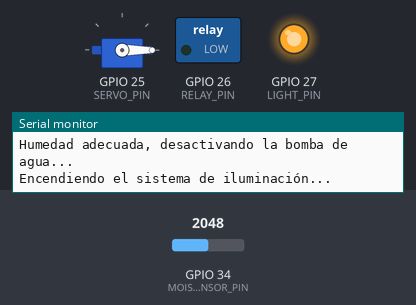
A sketch run on a simulated ESP32. Shown: servo, switched loads named in the sketch (green lamp = pin HIGH), output pins drawn as LEDs (lit = HIGH), the last lines printed to the serial monitor. Inputs (shaded band) come from the test bench; at power-on: GPIO 34 (MOISTURE_SENSOR_PIN) = 2048.

Above: at 2.8 s.
2.9 s: GPIO 34 (MOISTURE_SENSOR_PIN) set to 523
5.6 s: GPIO 34 (MOISTURE_SENSOR_PIN) set to 462
At 6.9 s:
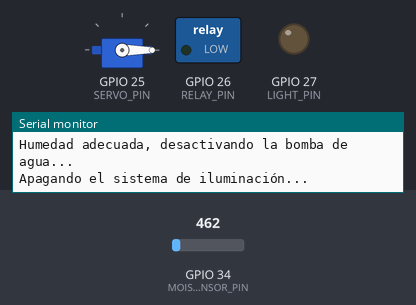
8.3 s: GPIO 34 (MOISTURE_SENSOR_PIN) set to 312
11.2 s: GPIO 34 (MOISTURE_SENSOR_PIN) set to 267
At 13.1 s:
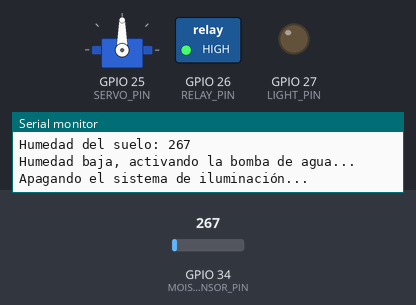
13.9 s: GPIO 34 (MOISTURE_SENSOR_PIN) set to 340
At 14.8 s:
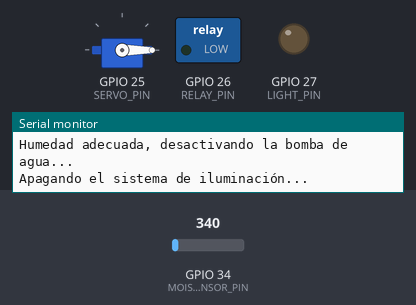
16.6 s: GPIO 34 (MOISTURE_SENSOR_PIN) set to 260
At 19.4 s:
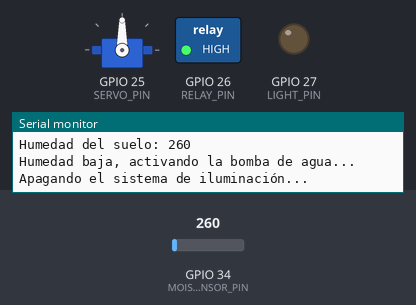
Timing chart, 0 to 20.5 s (numbered marks = the images above; inputs shaded):
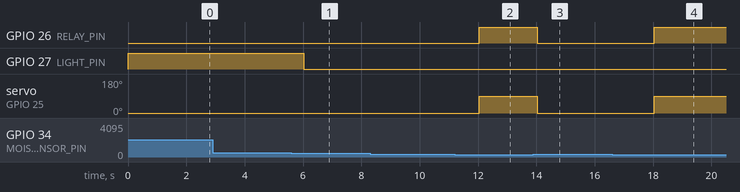

Measured:
- the behaviour switches between 501 and 500 on GPIO 34 (MOISTURE_SENSOR_PIN) (found by bisection; images 0 and 1)
- the behaviour switches between 300 and 299 on GPIO 34 (MOISTURE_SENSOR_PIN) (found by bisection; images 1 and 2)
- after the input at 5.6 s, GPIO 27 (LIGHT_PIN): HIGH → LOW after 0.42 s
- after the input at 11.2 s, GPIO 26 (RELAY_PIN): LOW → HIGH after 0.83 s; servo on GPIO 25 (SERVO_PIN): 0° → 90° after 0.83 s
- after the input at 13.9 s, GPIO 26 (RELAY_PIN): HIGH → LOW after 0.14 s; servo on GPIO 25 (SERVO_PIN): 90° → 0° after 0.14 s
- after the input at 16.6 s, GPIO 26 (RELAY_PIN): LOW → HIGH after 1.4 s; servo on GPIO 25 (SERVO_PIN): 0° → 90° after 1.4 s

The sketch:

sketch.ino
```cpp
#include <ESP32Servo.h>

#define RELAY_PIN 26          // Pin del relé para la bomba de agua
#define LIGHT_PIN 27          // Pin del sistema de iluminación (LED)
#define SERVO_PIN 25          // Pin del motor de posicionamiento (servo)
#define MOISTURE_SENSOR_PIN 34 // Pin del sensor de humedad
#define MOISTURE_THRESHOLD 300 // Umbral de humedad

Servo motorServo;  // Declarar el servo para posicionamiento

void setup() {
  // Configuración del relé, LED y sensor
  pinMode(RELAY_PIN, OUTPUT);
  pinMode(LIGHT_PIN, OUTPUT);
  digitalWrite(RELAY_PIN, LOW);  // Inicialmente, la bomba de agua está apagada
  digitalWrite(LIGHT_PIN, LOW);  // Inicialmente, las luces están apagadas

  // Iniciar el servo
  motorServo.attach(SERVO_PIN);
  motorServo.write(0);  // Inicialmente el servo está en posición 0

  Serial.begin(115200);
  Serial.println("Iniciando el sistema de riego automático...");
}

void loop() {
  // Leer el valor del sensor de humedad
  int moistureValue = analogRead(MOISTURE_SENSOR_PIN);
  Serial.print("Humedad del suelo: ");
  Serial.println(moistureValue);

  // Controlar la bomba de agua
  if (moistureValue < MOISTURE_THRESHOLD) {
    Serial.println("Humedad baja, activando la bomba de agua...");
    digitalWrite(RELAY_PIN, HIGH);  // Activar bomba de agua
    motorServo.write(90);           // Mover el servo a 90 grados para posicionamiento
  } else {
    Serial.println("Humedad adecuada, desactivando la bomba de agua...");
    digitalWrite(RELAY_PIN, LOW);   // Desactivar bomba de agua
    motorServo.write(0);            // Retornar el servo a 0 grados
  }

  // Controlar el sistema de iluminación
  if (moistureValue > MOISTURE_THRESHOLD + 200) {
    Serial.println("Encendiendo el sistema de iluminación...");
    digitalWrite(LIGHT_PIN, HIGH);  // Encender luces
  } else {
    Serial.println("Apagando el sistema de iluminación...");
    digitalWrite(LIGHT_PIN, LOW);   // Apagar luces
  }

  delay(2000);  // Esperar 2 segundos antes de la siguiente lectura
}
```
